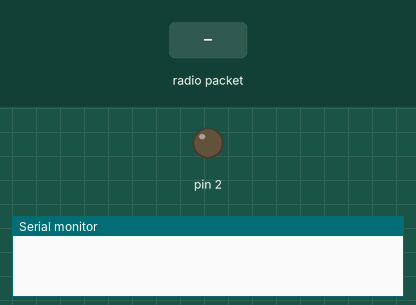
Simulated run of this sketch. Board: Arduino Uno, built with avr-gcc and run on an emulated ATmega328P. Parts: output pins drawn as LEDs (lit = HIGH), the last lines printed to the serial monitor. Inputs (shaded band) come from the test bench. No radio packets arrive unless stated.

Above: at 1.2 s.
1.3 s: radio packet "1" arrives
At 2.4 s:
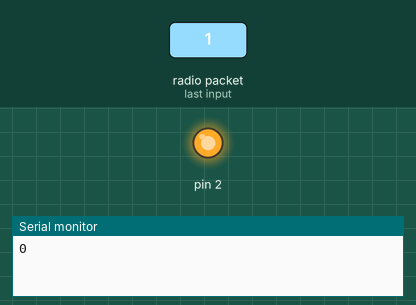
Timing chart, 0 to 4.3 s (numbered marks = the images above; inputs shaded):
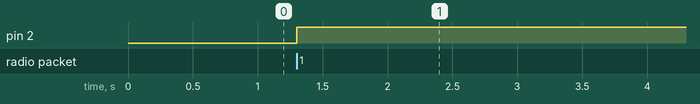

The sketch:

rcever.ino
```cpp
#include <VirtualWire.h>
struct Data {
  int x;
  int y;
  int val;
  };
  struct Data *DataIn;
void setup()
{
    pinMode(2,OUTPUT);
    vw_set_ptt_inverted(true); // Required for DR3100
    vw_set_rx_pin(12);
    vw_setup(2000);  // Bits per sec
    Serial.begin(9600);
    vw_rx_start();       // Start the receiver PLL running
}

int temp=1000;
void loop()
{
    uint8_t buf[VW_MAX_MESSAGE_LEN];
    uint8_t buflen = VW_MAX_MESSAGE_LEN;

    if (vw_get_message(buf, &buflen)) // Non-blocking
    {
      DataIn=(struct Data*)buf;

      int xx=(DataIn->x);
      if(xx<520 &&xx>490)
         xx=512;
       int t= constrain(map(xx,0,1024,-255,255),-255,+255);
       temp+=t/32;
       temp=constrain(temp,1000,1500);
      int pushbutton=(DataIn->val);
      if(pushbutton==0)
        digitalWrite(2,HIGH);
      else digitalWrite(2,LOW);
      Serial.println(pushbutton);

     }
 }
```

Measured:
- after the input at 1.3 s, pin 2: LOW → HIGH at once
